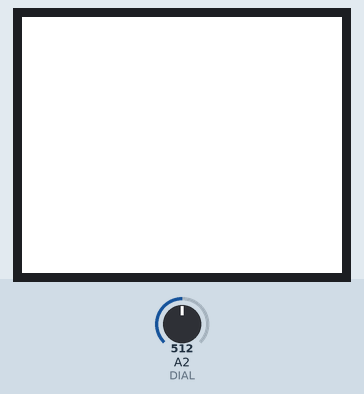
Recording of a sketch running on a simulated Arduino Uno, built with avr-gcc and run on an emulated ATmega328P. On the bench: 160×128 colour display. The inputs (shaded band) are chosen by the test bench; at power-on: A2 (DIAL) = 512.

Above: at 1.2 s.
1.3 s: A2 (DIAL) set to 306
At 2.1 s:
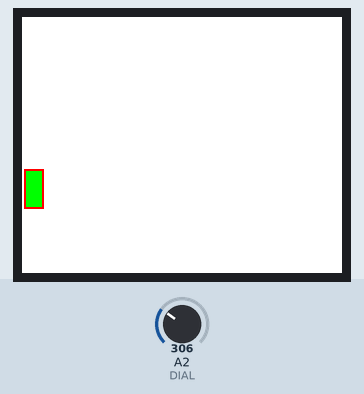
2.8 s: A2 (DIAL) set to 122
At 3.8 s:
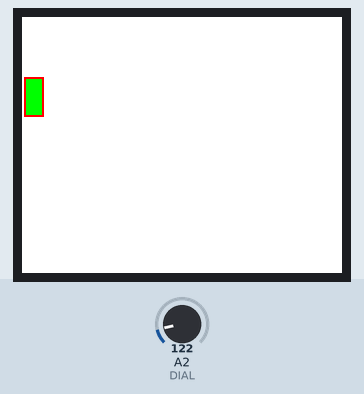
4.3 s: A2 (DIAL) set to 0
At 5.6 s:
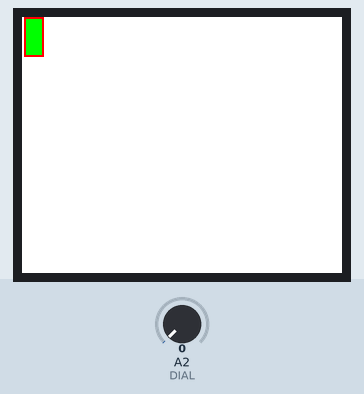
Timing chart, 0 to 7.3 s (numbered marks = the images above; inputs shaded):
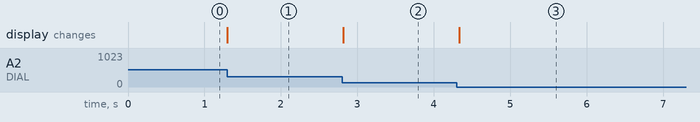

Measured:
- after the input at 1.3 s, the display: changes at once (image 1)
- after the input at 2.8 s, the display: changes at once (image 2)
- after the input at 4.3 s, the display: changes at once (image 3)

The sketch:

dials.ino
```cpp
#include <TFT.h>  // Arduino LCD library
#include <SPI.h>

// pins to control the screen
#define CS   7
#define DC   0
#define RST  1

// Pin for the dial
#define DIAL A2

// create an instance of the library
TFT TFTscreen = TFT(CS, DC, RST);

// Use this to store the dial value
int dial = 0;
// Store the position of our bat.
int pos = 0;

void setup() {

// Put this line at the beginning of every sketch that uses the GLCD:
TFTscreen.begin();

// clear the screen with a white background
TFTscreen.background(255,255,255);
// Set the fill colour to white.
TFTscreen.fill(255,255,255);
// set the font colour to black
TFTscreen.stroke(0, 0, 0);

}

void loop() {

// The screen is dumb and always writes over itself.
// Blank the part of the screen that will change.
TFTscreen.fill(255,255,255);
TFTscreen.stroke(255, 255, 255);
// Draw over the rectangle.
TFTscreen.rect(1,pos,10,20);

// Read the value of the dial.
dial = analogRead(DIAL);
pos  = dial / 4;

// Set the fill colour to green.
TFTscreen.fill(0,255,0);
// set the line colour to red
TFTscreen.stroke(255, 0, 0);
// Draw the rectangle.
TFTscreen.rect(1,pos,10,20);

delay(10);

}
```
